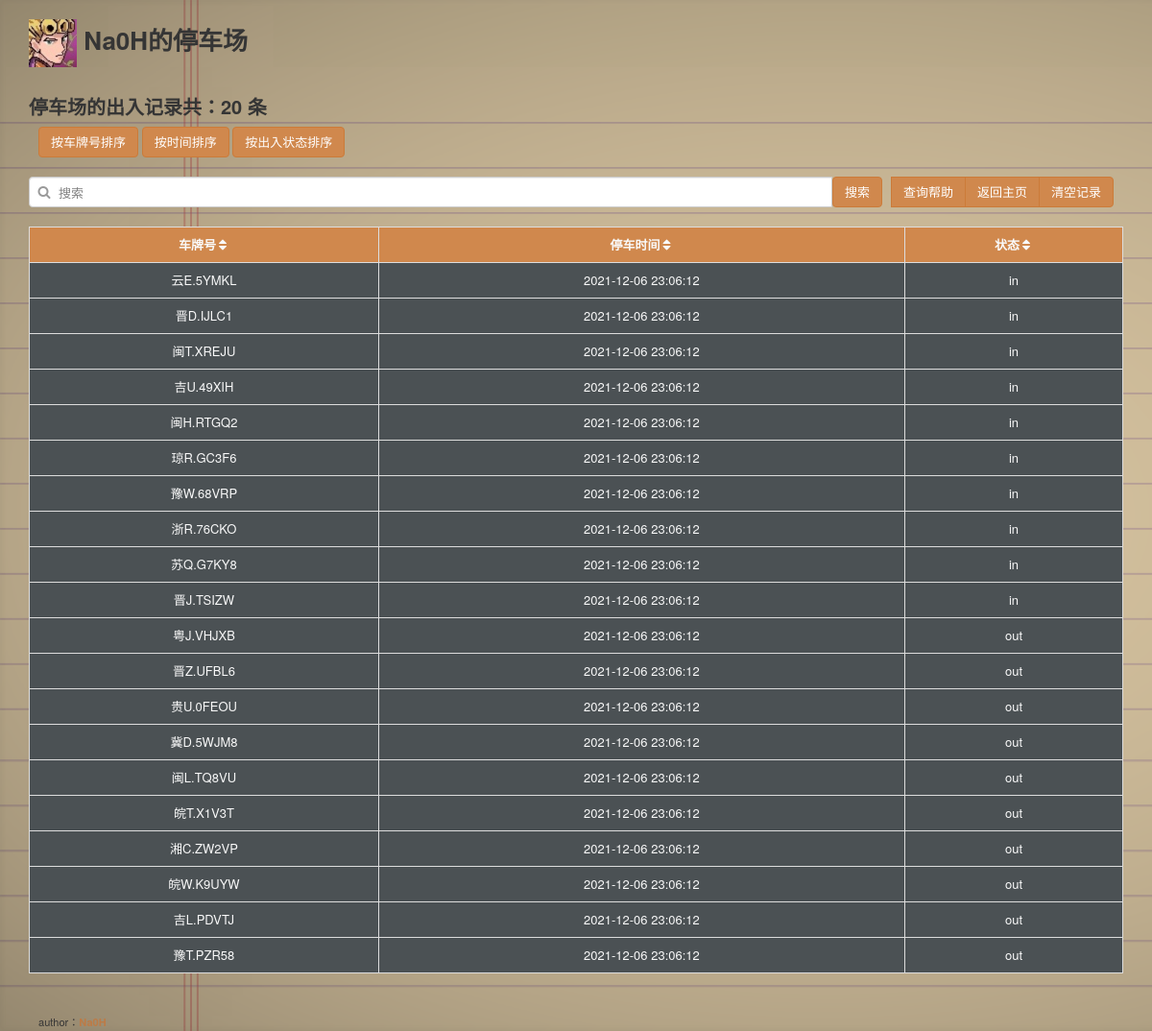
The app's page /log with its own data.
### app.py (models this page shows)
class User(db.Model):
    id = db.Column(db.Integer, primary_key=True)
    name = db.Column(db.String(20))

class ParkLog(db.Model):
    id = db.Column(db.Integer, autoincrement=True, primary_key=True)
    carnum = db.Column(db.String(20))
    status = db.Column(db.String(20))
    time = db.Column(db.DateTime)

### app.py (the view, shortened to what this page needs)
@app.route('/log', methods=['GET', 'POST'])
def log():
    user = User.query.first()
    parlog = ParkLog.query.order_by(ParkLog.status).all()
    len = 0
    return render_template('log.html',
                           user=user,
                           parlog=parlog,
                           len=len,
                           alllen=ParkLog.query.count()
                           )

### templates/log.html (shortened to what this page needs)
<!DOCTYPE html>
<html lang="en">
<head>
    <link href="{{ url_for('static', filename='css/zui.css') }}" rel="stylesheet">
    <link href="{{ url_for('static', filename='css/zui-theme.css') }}" rel="stylesheet">
    <link href="{{ url_for('static', filename='lib/datagrid/zui.datagrid.min.css') }}" rel="stylesheet">
</head>
<body style="background: url(static/images/bg2.png);background-size: cover; background-repeat: no-repeat;">
<div class="container">
    <h1>
    <img alt="picturl1" src="{{ url_for('static', filename='images/avatar.jpg') }}" height="50" width="50">
    {{ user.name }}的停车场
    </h1>
</div>
<div class="container">
    <h2>停车场的出入记录共：{{alllen}} 条</h2>
    <form method="post" class="container">
        <div class="row">
            <div class="col-xs-5">
                <input class="btn btn-primary" type="submit" name="sortcar" value="按车牌号排序">
                <input class="btn btn-primary" type="submit" name="sorttime" value="按时间排序">
                <input class="btn btn-primary" type="submit" name="sortsta" value="按出入状态排序">
            </div>
        </div>
    </form>
    <br>
    <form method="post">
        <div class="input-group">
          <div class="input-control search-box search-box has-icon-left has-icon-right search-example" id="searchcartext">
            <input id="searchcar" type="text" class="form-control search-input" placeholder="搜索" name="searchcarnum" id="searchcarnum">
            <label for="searchcar" class="input-control-icon-left search-icon">
                <i class="icon icon-search"></i>
            </label>
          </div>
          <span class="input-group-btn">
            <input class="btn btn-primary" type="submit" name="searchcarb" value="搜索"></input>
          </span>
          <span class="input-group-btn container">
            <input class="btn btn-primary" type="submit" name="help" value="查询帮助">
            <input class="btn btn-primary" type="submit" name="backindex" value="返回主页">
            <input class="btn btn-primary" type="submit" name="dellog" value="清空记录">
          </span>
        </div>
    </form>
    <br>
{% if alllen %}
    <table id="cartable" class="table table-bordered" style="background-color: #4b5154;text-align: center;">
        <form method="post" class="container">
            <thead>
                <tr>
                    <th style="color:#f9f9f9;text-align: center;background-color: #d0884d;">车牌号<i class="icon icon-sort"></i></th>
                    <th style="color:#f9f9f9;text-align: center;background-color: #d0884d;">停车时间<i class="icon icon-sort"></i></th>
                    <th style="color:#f9f9f9;text-align: center;background-color: #d0884d;">状态<i class="icon icon-sort"></i></th>
                </tr>
            </thead>
        </form>
        <tbody>
            {% for pcar in parlog %}
            <tr>
                <td style="color:#f9f9f9;">{{ pcar.carnum }}</td>
                <td style="color:#f9f9f9;">{{ pcar.time }}</td>
                <td style="color:#f9f9f9;">{{ pcar.status }}</td>
            </tr>
            {% endfor %}
        </tbody>
    </table>
{% endif %}
<br>
<footer class="container">
    <small>author：<a href="http://na0h.cn"><strong>Na0H</strong></a></small>
</footer>
</body>
</html>

### static/css/zui-theme.css (style rules this page uses)
.btn { border-radius: 4px; color: #353535; background-color: #f2f2f2; border-color: #bfbfbf; }
.btn-primary { color: #fff; background-color: #d0884d; border-color: #cb7b39; }
.form-control { border-radius: 4px; }
.input-group-addon:not(:first-child):not(:last-child), .input-group-btn:not(:first-child):not(:last-child), .input-group .form-control:not(:first-child):not(:last-child) { border-radius: 0; }
.input-group .form-control:first-child, .input-group-addon:first-child, .input-group-btn:first-child > .btn, .input-group-btn:first-child > .btn-group > .btn, .input-group-btn:first-child > .dropdown-toggle, .input-group-btn:last-child > .btn:not(:last-child):not(.dropdown-toggle), .input-group-btn:last-child > .btn-group:not(:last-child) > .btn { border-bottom-right-radius: 0; border-top-right-radius: 0; }
.input-group .form-control:last-child, .input-group-addon:last-child, .input-group-btn:last-child > .btn, .input-group-btn:last-child > .btn-group > .btn, .input-group-btn:last-child > .dropdown-toggle, .input-group-btn:first-child > .btn:not(:first-child), .input-group-btn:first-child > .btn-group:not(:first-child) > .btn { border-bottom-left-radius: 0; border-top-left-radius: 0; }

### records on screen
User: name "Na0H"
ParkLog: carnum "云E.5YMKL", time "2021-12-06 23:06:12", status "in"
ParkLog: carnum "晋D.IJLC1", time "2021-12-06 23:06:12", status "in"
ParkLog: carnum "闽T.XREJU", time "2021-12-06 23:06:12", status "in"
ParkLog: carnum "吉U.49XIH", time "2021-12-06 23:06:12", status "in"
ParkLog: carnum "闽H.RTGQ2", time "2021-12-06 23:06:12", status "in"
ParkLog: carnum "琼R.GC3F6", time "2021-12-06 23:06:12", status "in"
ParkLog: carnum "豫W.68VRP", time "2021-12-06 23:06:12", status "in"
ParkLog: carnum "浙R.76CKO", time "2021-12-06 23:06:12", status "in"
ParkLog: carnum "苏Q.G7KY8", time "2021-12-06 23:06:12", status "in"
ParkLog: carnum "晋J.TSIZW", time "2021-12-06 23:06:12", status "in"
ParkLog: carnum "粤J.VHJXB", time "2021-12-06 23:06:12", status "out"
ParkLog: carnum "晋Z.UFBL6", time "2021-12-06 23:06:12", status "out"
ParkLog: carnum "贵U.0FEOU", time "2021-12-06 23:06:12", status "out"
ParkLog: carnum "冀D.5WJM8", time "2021-12-06 23:06:12", status "out"
ParkLog: carnum "闽L.TQ8VU", time "2021-12-06 23:06:12", status "out"
ParkLog: carnum "皖T.X1V3T", time "2021-12-06 23:06:12", status "out"
ParkLog: carnum "湘C.ZW2VP", time "2021-12-06 23:06:12", status "out"
ParkLog: carnum "皖W.K9UYW", time "2021-12-06 23:06:12", status "out"
ParkLog: carnum "吉L.PDVTJ", time "2021-12-06 23:06:12", status "out"
ParkLog: carnum "豫T.PZR58", time "2021-12-06 23:06:12", status "out"

### other values on screen
{{ alllen }} "20"
